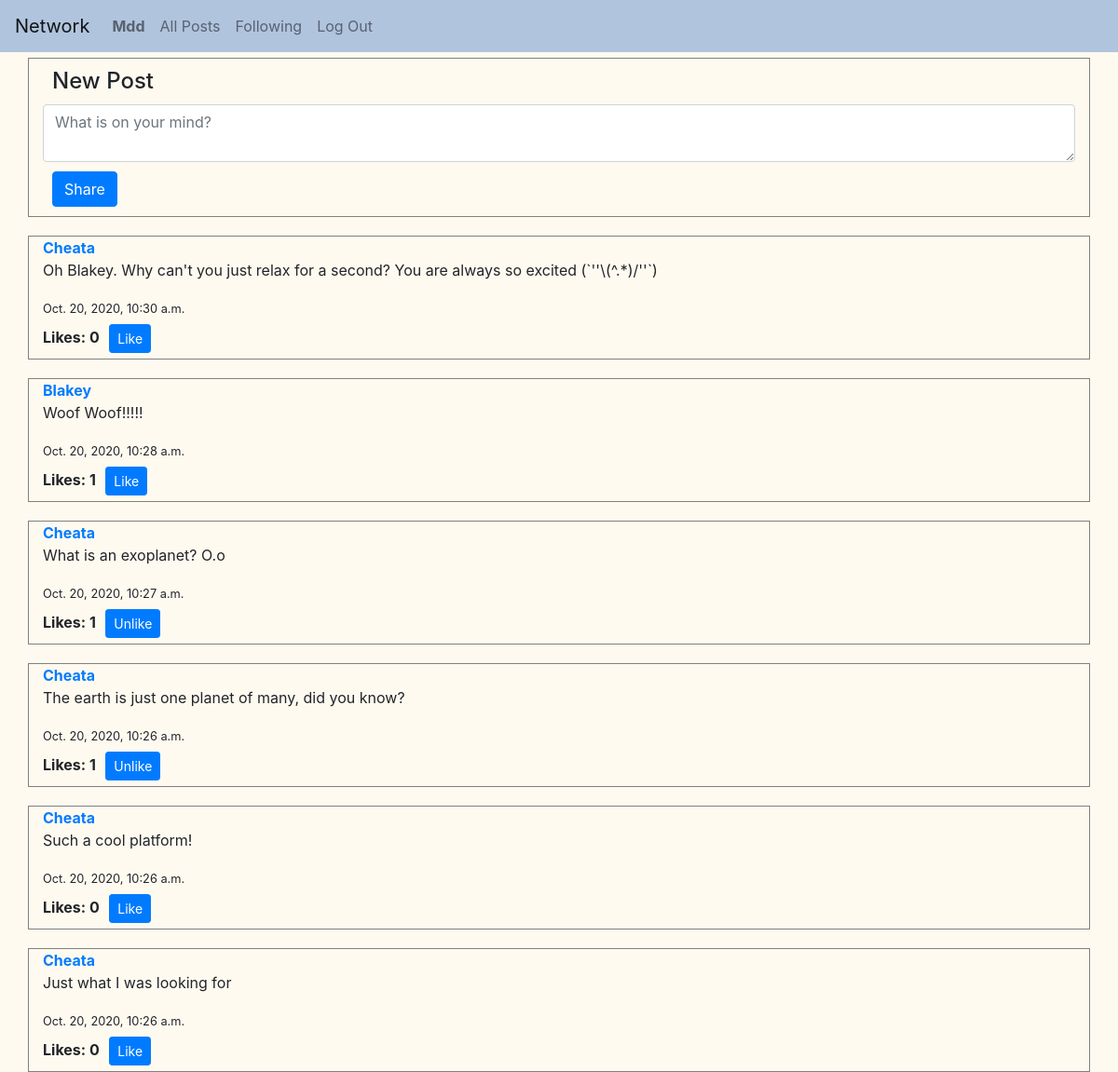
Page /following (signed in) on the committed database.
### network/models.py (models this page shows, shortened)
class User(AbstractUser):
    followers = models.ManyToManyField("self", blank=True, symmetrical=False, related_name="following")

class Post(models.Model):
    author = models.ForeignKey("User", on_delete=models.CASCADE, related_name="posts")
    content = models.TextField()
    timestamp = models.DateTimeField(auto_now_add=True)
    likes = models.ManyToManyField("User")

### network/views.py (the view)
# urls.py: path("following", views.FollowerPostViewer.as_view(), name="following"),
class FollowerPostViewer(ListView):
    template_name = "network/index.html"
    paginate_by = 10
    def get(self, *args, **kwargs):
        if not self.request.user.is_authenticated:
            return HttpResponseRedirect(reverse('login'))
        return super(FollowerPostViewer, self).get(*args, **kwargs)
    def get_queryset(self):
        posts = Post.objects.filter(author__in=self.request.user.following.all()).order_by("-timestamp")
        return posts

### network/templates/network/index.html (shortened to what this page needs)
{% extends "network/layout.html" %}
{% load static %}
{% block body %}
{% if user.is_authenticated %}
    <div class='container' id="new-post-div">
        <h4 style="margin: 10px;">New Post</h4>
        <form action="new" method="POST" id="new-post-form">
            <textarea class="form-control" id="new-post-body" name="content" placeholder="What is on your mind?"></textarea>
            <input type="submit" class="btn btn-primary" value="Share" style="margin: 10px;">
        </form>
    </div>
{% endif %}
{% include 'network/posts.html' %}
{% endblock %}

### network/templates/network/layout.html (shortened to what this page needs)
{% load static %}
<!DOCTYPE html>
<html lang="en">
    <head>
        <link rel="stylesheet" href="https://stackpath.bootstrapcdn.com/bootstrap/4.4.1/css/bootstrap.min.css">
        <link href="{% static 'network/styles.css' %}" rel="stylesheet">
    </head>
    <body>
        <nav class="navbar navbar-expand-lg navbar-light" style="background-color: #B0C4DE;">
            <a class="navbar-brand" href="{% url 'index' %}">Network</a>
            <div>
              <ul class="navbar-nav mr-auto">
                {% if user.is_authenticated %}
                    <li class="nav-item">
                        <a class="nav-link" href="{% url 'profile' user.id %}"><strong>{{ user.username }}</strong></a>
                    </li>
                {% endif %}
                <li class="nav-item">
                  <a class="nav-link" href="{% url 'index' %}">All Posts</a>
                </li>
                {% if user.is_authenticated %}
                    <li class="nav-item">
                        <a class="nav-link" href="{% url 'following' %}">Following</a>
                    </li>
                    <li class="nav-item">
                        <a class="nav-link" href="{% url 'logout' %}">Log Out</a>
                    </li>
                {% endif %}
              </ul>
            </div>
          </nav>
        <div class="body">
            {% block body %}
            {% endblock %}
        </div>
    </body>
</html>

### network/templates/network/posts.html (shortened to what this page needs)
<div id="posts">
    {% for post in page_obj %}
    <div class="container post-div">
        <a href="{% url 'profile' post.author.id %}"><strong>{{ post.author }}</strong></a>
        <p id="content-{{ post.id }}">{{ post.content}}</p>
        <small>{{ post.timestamp }}</small><br>
        <strong>Likes: <span id="likes-{{ post.id }}">{{ post.likes.all|length }}</span></strong>
        {% if user.is_authenticated %}
        {% if user in post.likes.all %}
        <button class="btn btn-primary btn-sm like-button" id="like-{{ post.id }}" data-postid="{{ post.id }}" onclick="unlike({{ post.id }})">Unlike</button>
        {% else %}
        <button class="btn btn-primary btn-sm like-button" id="like-{{ post.id }}" data-postid="{{ post.id }}" onclick="like( {{ post.id }} )">Like</button>
        {% endif %}
        {% endif %}
    </div>
    {% endfor %}
</div>

### network/static/network/styles.css (style rules this page uses)
body { background-color: floralwhite; }
#new-post-div { margin-top: 6px; border: 1px solid gray; }
.post-div { border: 1px solid gray; width: 100%; margin-top: 20px; }
.like-button { margin: 6px; }

### rows in the picture
User: username "Mdd"
Post: author "Cheata", content "Oh Blakey. Why can't you just relax for a second? You are always so excited (`''\\(^.*)/''`)", timestamp "Oct. 20, 2020, 10:30 a.m.", likes.all|length "0"
Post: author "Blakey", content "Woof Woof!!!!!", timestamp "Oct. 20, 2020, 10:28 a.m.", likes.all|length "1"
Post: author "Cheata", content "What is an exoplanet? O.o", timestamp "Oct. 20, 2020, 10:27 a.m.", likes.all|length "1"
Post: author "Cheata", content "The earth is just one planet of many, did you know?", timestamp "Oct. 20, 2020, 10:26 a.m.", likes.all|length "1"
Post: author "Cheata", content "Such a cool platform!", timestamp "Oct. 20, 2020, 10:26 a.m.", likes.all|length "0"
Post: author "Cheata", content "Just what I was looking for", timestamp "Oct. 20, 2020, 10:26 a.m.", likes.all|length "0"
